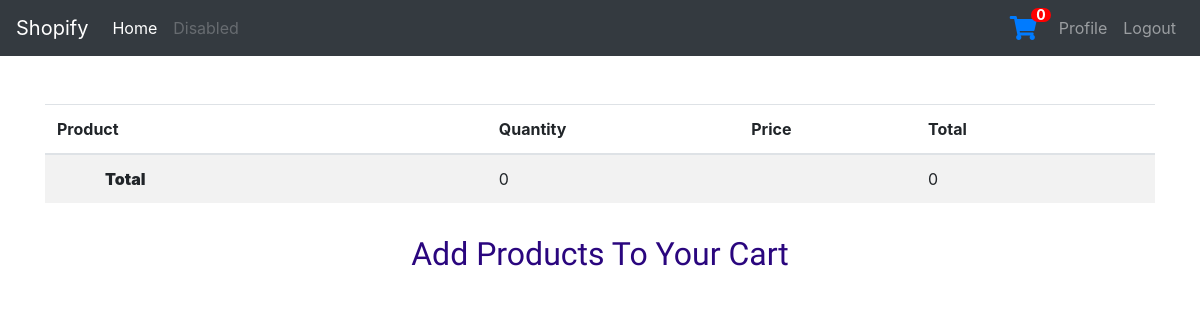
Before: /shop/cart (signed in) with the older database file.
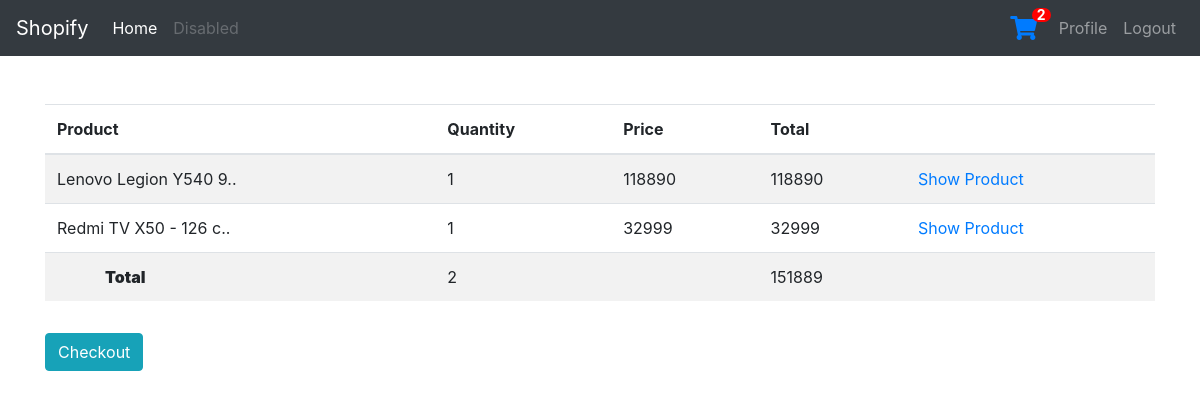
After: the same page with the newer database file.
### shop/models.py (models this page shows, shortened)
class Cart(models.Model):
    user = models.ForeignKey(User, on_delete=models.CASCADE)
    cart_status = models.BooleanField(default=False)
    cart_date = models.DateField(blank=True, null=True)
    product = models.ForeignKey(Product, on_delete=models.CASCADE)
    quantity = models.PositiveIntegerField(default=0)
    def total_price(self):
        return self.quantity * self.product.product_price

class Product(models.Model):
    product_name = models.CharField(max_length=100)
    product_category = models.CharField(max_length=100)
    product_description = models.CharField(max_length=500)
    product_price = models.IntegerField()
    product_image = models.ImageField(upload_to='images', default='default.png')
    def get_absolute_url(self):
        return reverse("detail-product", kwargs={"id": self.id})

### shop/views.py (the view)
# urls.py: path('cart', views.cart, name='cart'),
@login_required
def cart(request):
    cart = Cart.objects.filter(user = request.user, cart_status=False)
    total_price = 0
    for item in cart:
        total_price += int(item.total_price())
    context = {'cart':cart, 'total_price': total_price}
    return render(request, 'shop/cart.html', context)

### shop/context_processors.py (called while the page is built)
def cart_processor(request):
    if request.user.is_authenticated:
        cart = Cart.objects.filter(user = request.user, cart_status=False)
        if cart.exists():
            total_items = 0
            for item in cart:
                total_items += item.quantity
            return {
                'total_items' : total_items
            }
        else:
            return {
                'total_items' : 0
            }
    else:
        return {
                'total_items' : 0
            }

### shop/templates/shop/cart.html
{% extends "user/base.html" %}
{% block content %}
<div class='container mt-5'>
<table class="table table-striped">
  <thead>
    <tr>
      <th scope="col">Product</th>
      <th scope="col">Quantity</th>
      <th scope="col">Price</th>
      <th scope="col">Total</th>
      <th scope="col"></th>
    </tr>
  </thead>
  <tbody>
  {% for product in cart %}
  {% if product.quantity > 0 %}
     <tr>
      <td>{{product.product.product_name|slice:'0:20' }}..</td>
      <td>{{product.quantity}}</td>
      <td>{{product.product.product_price}}</td>
      <td>{{product.total_price}}</td>
      <td><a href="{{ product.product.get_absolute_url }}">Show Product</a></td>
    </tr>
  {% endif %}
{% endfor %}
<tr>
      <th scope="row"><strong class='px-5'>Total</strong></th>
      <td>{{total_items}}</td>
      <td></td>
      <td>{{total_price}}</td>
      <td></td>
    </tr>
  </tbody>
</table>
{% ifequal 0 total_items  %}
<h2 class="text-center pt-3" style="font-family: 'BioRhyme', serif; color: rgb(42, 6, 126);"> Add Products To Your Cart </h2>
{% else %}
<a href="{% url 'checkout' %}" class="btn btn-info mt-3">Checkout</a>
{% endifequal %}
</div>
{% endblock content %}

Changed rows visible on the page:
added Cart: product.product_name "Lenovo Legion Y540 9", quantity "1", product.product_price "118890", total_price "118890"
added Cart: product.product_name "Redmi TV X50 - 126 c", quantity "1", product.product_price "32999", total_price "32999"
Other visible differences:
{{ total_items }}: "0" → "2"
{{ total_price }}: "0" → "151889"
text no longer shown: "Add Products To Your Cart"
text now shown: "Checkout"
